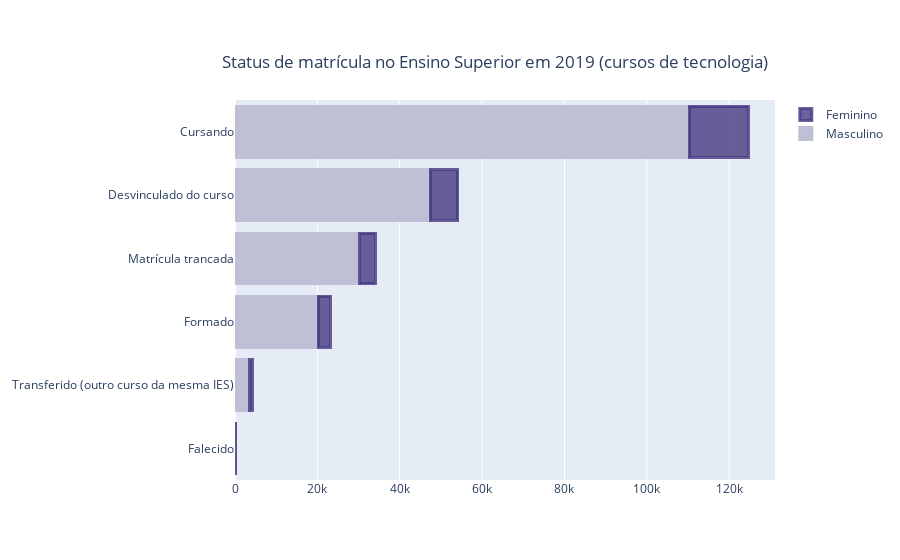

Source (notebook cell):
### Code cell
fig = go.Figure()
fig.add_trace(go.Bar(
    y=['Falecido','Transferido (outro curso da mesma IES)', 'Formado', 'Matrícula trancada', 'Desvinculado do curso', 'Cursando'],
    x=[24,3627,20177, 30241, 47465, 110319],
    name='Masculino',
    orientation='h',
    marker=dict(
        color='rgba(190, 192, 213, 1)',
        line=dict(color='rgba(190, 192, 213, 1)', width=3)      
              
        
    )
))
fig.add_trace(go.Bar(
    y=['Falecido','Transferido (outro curso da mesma IES)', 'Formado', 'Matrícula trancada', 'Desvinculado do curso', 'Cursando'],
    x=[2,575,2968, 3851, 6609, 14248],
    name='Feminino',
    orientation='h',
    marker=dict(
         color='rgba(71, 58, 131, 0.8)',
        line=dict(color='rgba(71, 58, 131, 0.8)', width=3)
    )
))

fig.update_layout(
    title={
        'text': "Status de matrícula no Ensino Superior em 2019 (cursos de tecnologia)",
        'y':0.9,
        'x':0.55,
        'xanchor': 'center',
        'yanchor': 'top'})

fig.update_layout(barmode='stack')
fig.show()

### Figure 1 — Plotly figure (JSON) as saved in the notebook; plotly's stock layout.template omitted (floating-point values rounded to 4 significant figures)
{"data": [{"marker": {"color": "rgba(190, 192, 213, 1)", "line": {"color": "rgba(190, 192, 213, 1)", "width": 3}}, "name": "Masculino", "orientation": "h", "type": "bar", "x": [24, 3627, 20177, 30241, 47465, 110319], "y": ["Falecido", "Transferido (outro curso da mesma IES)", "Formado", "Matrícula trancada", "Desvinculado do curso", "Cursando"]}, {"marker": {"color": "rgba(71, 58, 131, 0.8)", "line": {"color": "rgba(71, 58, 131, 0.8)", "width": 3}}, "name": "Feminino", "orientation": "h", "type": "bar", "x": [2, 575, 2968, 3851, 6609, 14248], "y": ["Falecido", "Transferido (outro curso da mesma IES)", "Formado", "Matrícula trancada", "Desvinculado do curso", "Cursando"]}], "layout": {"barmode": "stack", "title": {"text": "Status de matrícula no Ensino Superior em 2019 (cursos de tecnologia)", "x": 0.55, "xanchor": "center", "y": 0.9, "yanchor": "top"}}}
